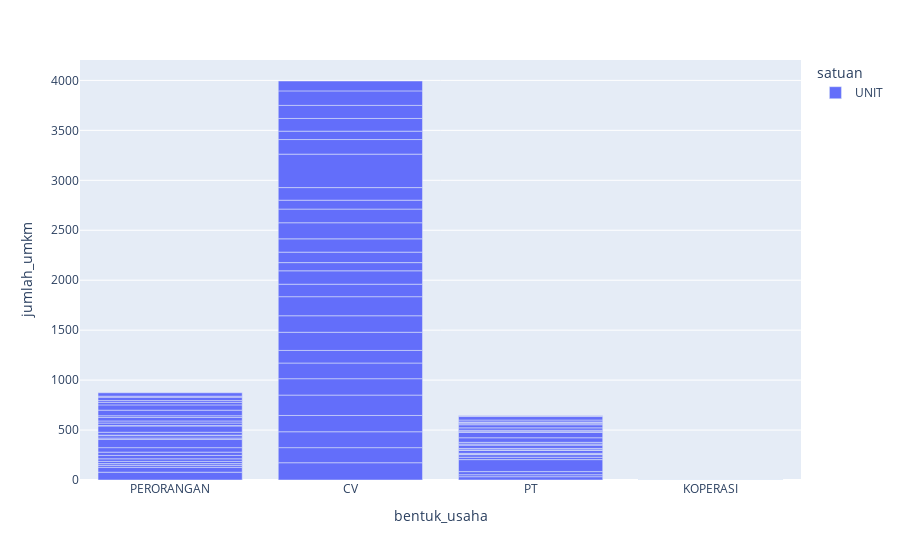

This figure's notebook cell:
### Markdown cell above
### **Bentuk Usaha dan Jumlah UMKM manakah yang terbanyak dari setiap Satuan?**

### Code cell
bivariate_visualization_bar(
    data=data,
    x=data['bentuk_usaha'],
    y=data['jumlah_umkm'],
    color=data['satuan']
)

### Figure 1 — Plotly figure (JSON) as saved in the notebook; plotly's stock layout.template omitted (floating-point values rounded to 4 significant figures)
{"data": [{"alignmentgroup": "True", "hovertemplate": "satuan=UNIT<br>bentuk_usaha=%{x}<br>jumlah_umkm=%{y}<extra></extra>", "legendgroup": "UNIT", "marker": {"color": "#636efa", "pattern": {"shape": ""}}, "name": "UNIT", "offsetgroup": "UNIT", "orientation": "v", "showlegend": true, "textposition": "auto", "type": "bar", "x": ["PERORANGAN", "CV", "PT", "KOPERASI", "PERORANGAN", "CV", "PT", "KOPERASI", "PERORANGAN", "CV", "PT", "KOPERASI", "PERORANGAN", "CV", "PT", "KOPERASI", "PERORANGAN", "CV", "PT", "KOPERASI", "PERORANGAN", "CV", "PT", "KOPERASI", "PERORANGAN", "CV", "PT", "KOPERASI", "PERORANGAN", "CV", "PT", "KOPERASI", "PERORANGAN", "CV", "PT", "KOPERASI", "PERORANGAN", "CV", "PT", "KOPERASI", "PERORANGAN", "CV", "PT", "KOPERASI", "PERORANGAN", "CV", "PT", "KOPERASI", "PERORANGAN", "CV", "PT", "KOPERASI", "PERORANGAN", "CV", "PT", "KOPERASI", "PERORANGAN", "CV", "PT", "KOPERASI", "PERORANGAN", "CV", "PT", "KOPERASI", "PERORANGAN", "CV", "PT", "KOPERASI", "PERORANGAN", "CV", "PT", "KOPERASI", "PERORANGAN", "CV", "PT", "KOPERASI", "PERORANGAN", "CV", "PT", "KOPERASI", "PERORANGAN", "CV", "PT", "KOPERASI", "PERORANGAN", "CV", "PT", "KOPERASI", "PERORANGAN", "CV", "PT", "KOPERASI", "PERORANGAN", "CV", "PT", "KOPERASI", "PERORANGAN", "CV", "PT", "KOPERASI", "PERORANGAN", "CV", "PT", "KOPERASI", "PERORANGAN", "CV", "PT", "KOPERASI"], "xaxis": "x", "y": [78, 173, 33, 0, 49, 151, 20, 0, 20, 159, 31, 1, 17, 163, 120, 0, 22, 204, 24, 0, 26, 164, 26, 0, 34, 157, 4, 0, 33, 126, 9, 0, 45, 182, 29, 0, 83, 165, 5, 0, 13, 191, 13, 0, 24, 125, 2, 1, 5, 134, 33, 0, 29, 82, 11, 0, 63, 105, 17, 0, 4, 133, 46, 0, 25, 161, 54, 0, 21, 137, 7, 0, 35, 89, 14, 0, 17, 126, 24, 0, 56, 335, 31, 0, 53, 146, 11, 0, 25, 84, 15, 2, 18, 127, 2, 0, 34, 131, 19, 0, 10, 145, 35, 1, 34, 99, 7, 0], "yaxis": "y"}], "layout": {"autosize": true, "barmode": "relative", "legend": {"title": {"text": "satuan"}, "tracegroupgap": 0}, "margin": {"t": 60}, "xaxis": {"anchor": "y", "autorange": true, "domain": [0, 1], "range": [-0.5, 3.5], "title": {"text": "bentuk_usaha"}, "type": "category"}, "yaxis": {"anchor": "x", "autorange": true, "domain": [0, 1], "range": [0, 4204.0], "title": {"text": "jumlah_umkm"}, "type": "linear"}}}
